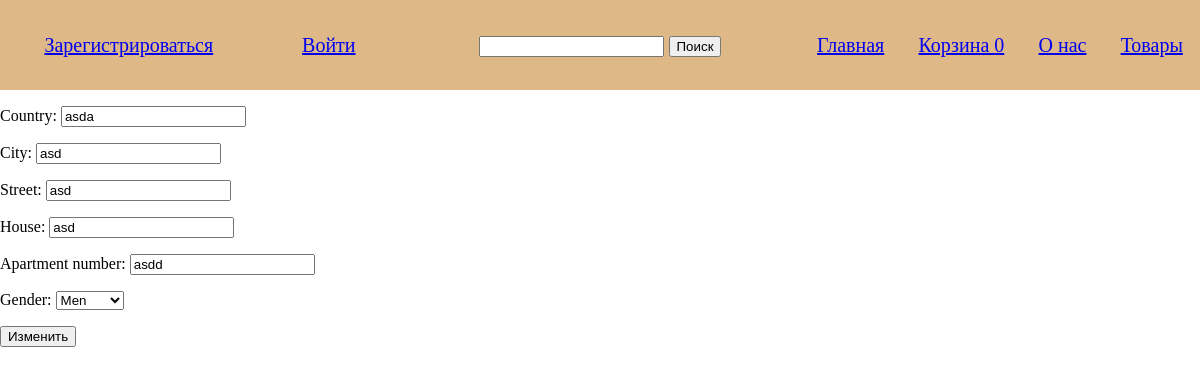
The page /account/profile/1/edit/ on the database its author committed.
### account/models/profile.py (models this page shows, shortened)
class Profile(models.Model):
    user = models.OneToOneField(User, on_delete=models.CASCADE)
    gender = models.CharField(choices=Gender, blank=True, max_length=20)
    country = models.CharField(max_length=100, blank=True)
    city = models.CharField(max_length=100, blank=True)
    street = models.CharField(max_length=100, blank=True)
    house = models.CharField(max_length=100, blank=True)
    apartment_number = models.CharField(max_length=100, blank=True)

### account/views.py (the view)
# urls.py: path('profile/<int:pk>/edit/', profile_edit.as_view(), name='editProfile'),
class profile_edit(UpdateView):
    model = Profile
    template_name='editProfile.html'
    fields = ['country', 'city', 'street', 'house', 'apartment_number', 'gender']

### app/context_processors.py (called while the page is built)
def cart(request):
    return {'cart': CartSession(request.session), }

### cart/cart.py (called while the page is built)
    def __len__(self):
        return sum(item['quantity'] for item in self.cart.values())

### templates/editProfile.html (shortened to what this page needs)
{% extends "base.html" %}
{% block content %}
    <form method="POST">
        {{ form.as_p }}
        <button type="submit">Изменить</button>
    </form>
{% endblock  %}

### static/style/style.css (style rules this page uses)
body { margin: 0; padding: 0; }

### rows shown on the page
Profile: country "asda", city "asd", street "asd", house "asd", apartment_number "asdd", gender "Men"

### other values the page prints
{{ cart |length }} "0"
